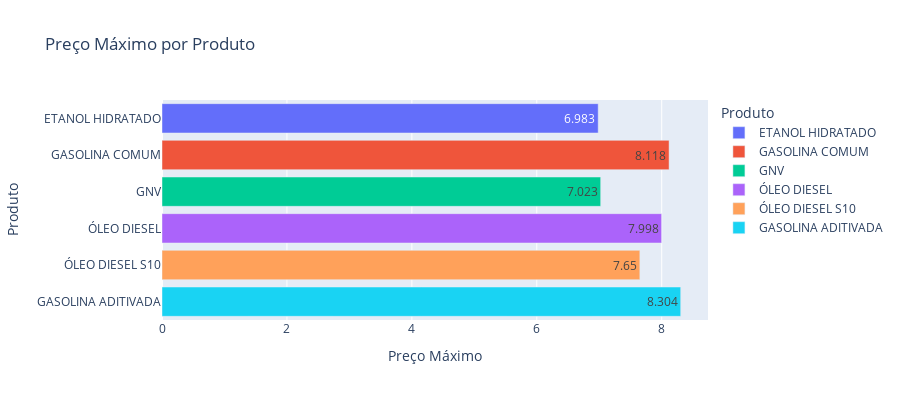

The cell this chart's notebook holds for it:
### Code cell
# Gráfico do Preço máximo de revenda por produto
grafico_max = px.bar(vendas_produto_max_df, x="PREÇO MÉDIO REVENDA", y="PRODUTO", color = "PRODUTO", 
                   title = "Preço Máximo por Produto", height=400,text_auto=True,
                   labels={'PRODUTO':'Produto', 'PREÇO MÉDIO REVENDA':'Preço Máximo'})
grafico_max.show()

### Figure 1 — Plotly figure (JSON) as saved in the notebook; plotly's stock layout.template omitted (floating-point values rounded to 4 significant figures)
{"data": [{"alignmentgroup": "True", "hovertemplate": "Produto=%{y}<br>Preço Máximo=%{x}<extra></extra>", "legendgroup": "ETANOL HIDRATADO", "marker": {"color": "#636efa", "pattern": {"shape": ""}}, "name": "ETANOL HIDRATADO", "offsetgroup": "ETANOL HIDRATADO", "orientation": "h", "showlegend": true, "textposition": "auto", "texttemplate": "%{x}", "type": "bar", "x": [6.983], "xaxis": "x", "y": ["ETANOL HIDRATADO"], "yaxis": "y"}, {"alignmentgroup": "True", "hovertemplate": "Produto=%{y}<br>Preço Máximo=%{x}<extra></extra>", "legendgroup": "GASOLINA COMUM", "marker": {"color": "#EF553B", "pattern": {"shape": ""}}, "name": "GASOLINA COMUM", "offsetgroup": "GASOLINA COMUM", "orientation": "h", "showlegend": true, "textposition": "auto", "texttemplate": "%{x}", "type": "bar", "x": [8.118], "xaxis": "x", "y": ["GASOLINA COMUM"], "yaxis": "y"}, {"alignmentgroup": "True", "hovertemplate": "Produto=%{y}<br>Preço Máximo=%{x}<extra></extra>", "legendgroup": "GNV", "marker": {"color": "#00cc96", "pattern": {"shape": ""}}, "name": "GNV", "offsetgroup": "GNV", "orientation": "h", "showlegend": true, "textposition": "auto", "texttemplate": "%{x}", "type": "bar", "x": [7.023], "xaxis": "x", "y": ["GNV"], "yaxis": "y"}, {"alignmentgroup": "True", "hovertemplate": "Produto=%{y}<br>Preço Máximo=%{x}<extra></extra>", "legendgroup": "ÓLEO DIESEL", "marker": {"color": "#ab63fa", "pattern": {"shape": ""}}, "name": "ÓLEO DIESEL", "offsetgroup": "ÓLEO DIESEL", "orientation": "h", "showlegend": true, "textposition": "auto", "texttemplate": "%{x}", "type": "bar", "x": [7.998], "xaxis": "x", "y": ["ÓLEO DIESEL"], "yaxis": "y"}, {"alignmentgroup": "True", "hovertemplate": "Produto=%{y}<br>Preço Máximo=%{x}<extra></extra>", "legendgroup": "ÓLEO DIESEL S10", "marker": {"color": "#FFA15A", "pattern": {"shape": ""}}, "name": "ÓLEO DIESEL S10", "offsetgroup": "ÓLEO DIESEL S10", "orientation": "h", "showlegend": true, "textposition": "auto", "texttemplate": "%{x}", "type": "bar", "x": [7.65], "xaxis": "x", "y": ["ÓLEO DIESEL S10"], "yaxis": "y"}, {"alignmentgroup": "True", "hovertemplate": "Produto=%{y}<br>Preço Máximo=%{x}<extra></extra>", "legendgroup": "GASOLINA ADITIVADA", "marker": {"color": "#19d3f3", "pattern": {"shape": ""}}, "name": "GASOLINA ADITIVADA", "offsetgroup": "GASOLINA ADITIVADA", "orientation": "h", "showlegend": true, "textposition": "auto", "texttemplate": "%{x}", "type": "bar", "x": [8.304], "xaxis": "x", "y": ["GASOLINA ADITIVADA"], "yaxis": "y"}], "layout": {"barmode": "relative", "height": 400, "legend": {"title": {"text": "Produto"}, "tracegroupgap": 0}, "title": {"text": "Preço Máximo por Produto"}, "xaxis": {"anchor": "y", "domain": [0, 1], "title": {"text": "Preço Máximo"}}, "yaxis": {"anchor": "x", "categoryarray": ["GASOLINA ADITIVADA", "ÓLEO DIESEL S10", "ÓLEO DIESEL", "GNV", "GASOLINA COMUM", "ETANOL HIDRATADO"], "categoryorder": "array", "domain": [0, 1], "title": {"text": "Produto"}}}}
